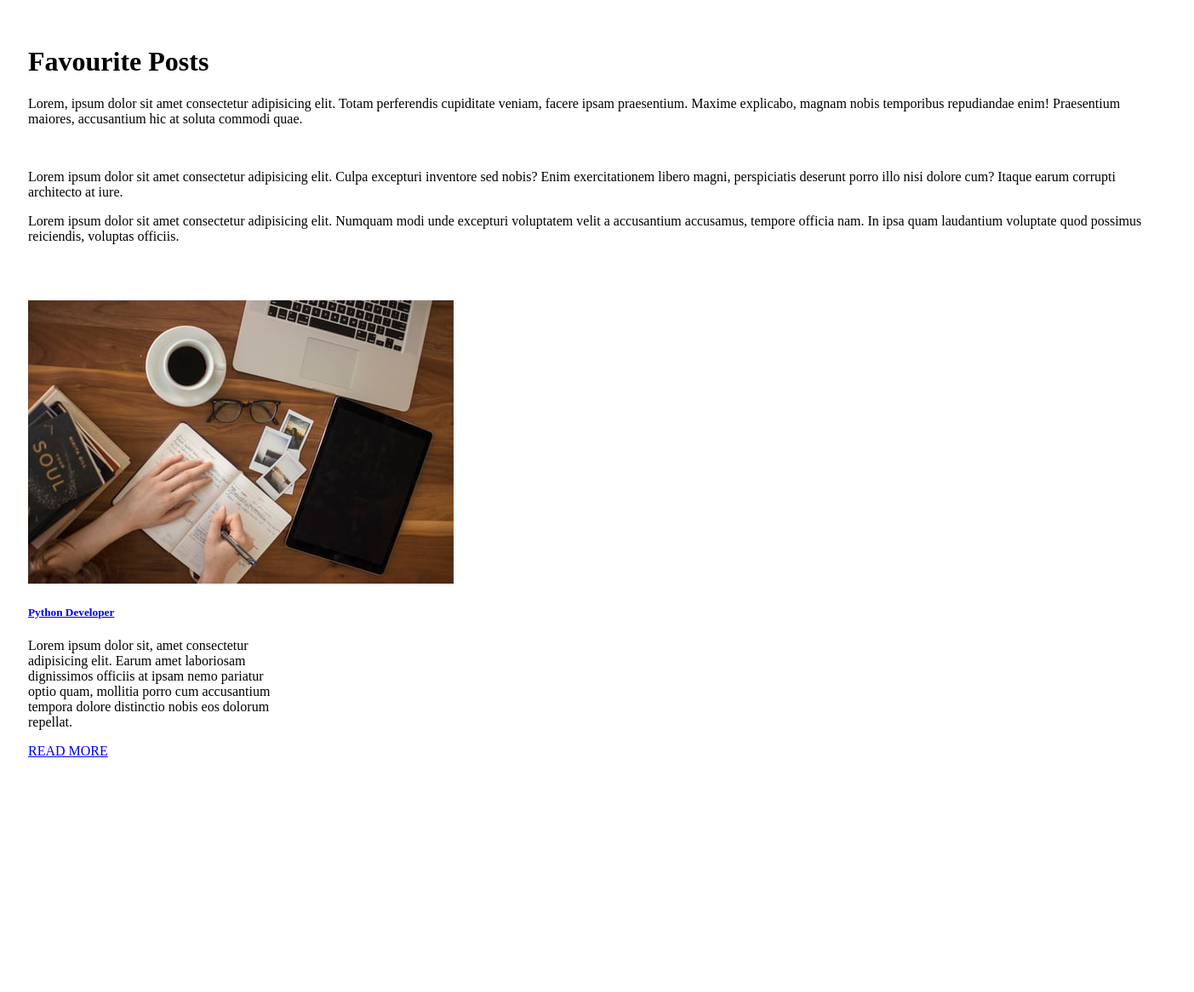
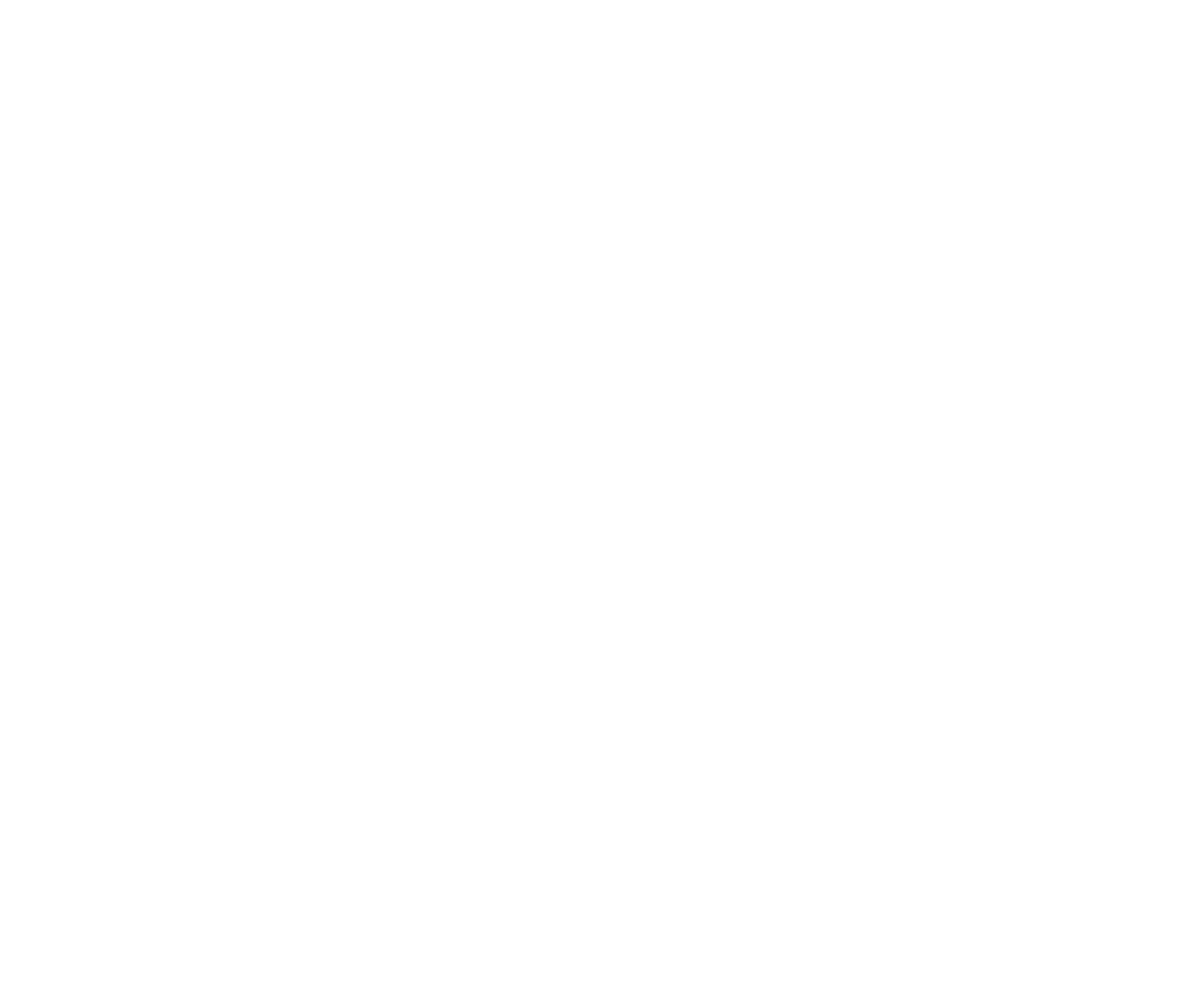
Screenshot of /blog/favourites/ (signed in) with the database file from the repository (2 pictures, top to bottom).
### djaxifyapp/models.py (models this page shows, shortened)
class Post(models.Model):
    objects     = models.Manager()      #Default Manager
    published   = PublishedManager()  #Custom Model Manager
    STATUS_CHOICES = (
        ('draft','Draft'),
        ('published','Published'),
    )
    title       = models.CharField(max_length=100)
    slug        = models.SlugField(null=False, unique=True)
    overview    = models.TextField()
    timestamp   = models.DateTimeField(auto_now_add=True)
    updated     = models.DateTimeField(auto_now=True)
    content     = models.TextField()
    author      = models.ForeignKey(Author, on_delete=models.CASCADE)
    thumbnail   = models.ImageField()
    categories  = models.ManyToManyField(Category)
    featured    = models.BooleanField()
    status      = models.CharField(max_length=10, choices=STATUS_CHOICES, default='draft')
    likes       = models.ManyToManyField(User, blank=True, related_name='likes')
    favourite   = models.ManyToManyField(User, related_name='favourite', blank=True)
    class Meta:
        ordering = ['-id']
    def get_absolute_url(self):
        return reverse('post-detail', kwargs={'slug': self.slug})

### djaxifyapp/views.py (the view)
# urls.py: path('favourites/', post_favourite_list, name='post_favourite_list'),
def post_favourite_list(request):
    user = request.user
    favourite_posts = user.favourite.all()
    context = {
        'favourite_posts': favourite_posts,
    }
    return render(request, 'post_favourite_list.html', context)

### djaxify/templates/post_favourite_list.html
{% extends "base.html" %}
{% block content %}
<div class="container">
    <h1>Favourite Posts</h1>
    <p>Lorem, ipsum dolor sit amet consectetur adipisicing elit. Totam perferendis cupiditate veniam, facere ipsam praesentium. Maxime explicabo, magnam nobis temporibus repudiandae enim! Praesentium maiores, accusantium hic at soluta commodi quae.</p>
    <br>
    <p>Lorem ipsum dolor sit amet consectetur adipisicing elit. Culpa excepturi inventore sed nobis? Enim exercitationem libero magni, perspiciatis deserunt porro illo nisi dolore cum? Itaque earum corrupti architecto at iure.</p>
    <p>Lorem ipsum dolor sit amet consectetur adipisicing elit. Numquam modi unde excepturi voluptatem velit a accusantium accusamus, tempore officia nam. In ipsa quam laudantium voluptate quod possimus reiciendis, voluptas officiis.</p>
</div>
{% for favourite_post in favourite_posts %}
<div class="container cf">
    <div class="card blogcard bounce-up cf" style="width: 18rem;">
        <img class="card-img-top" src="{{ favourite_post.thumbnail.url }}" alt="Card image cap">
        <div class="card-body cf">
          <h5 class="card-title"><a href="{{ favourite_post.get_absolute_url }}">{{favourite_post.title}}</a></h5>
          <p class="card-text">{{favourite_post.overview}}</p>
          <a href="{{ favourite_post.get_absolute_url }}" class="btn btn-primary">READ MORE</a>
        </div>
      </div>
</div>
{% endfor %}
{% endblock content %}

### djaxify/templates/base.html (style rules this page uses)
*, *:before, *:after { box-sizing: border-box; -moz-box-sizing: border-box; -webkit-box-sizing: border-box; }
.cf:before, .cf:after { content: " "; display: table; }
.cf:after { clear: both; }
.container { position: relative; padding: 25px; }
.container:last-of-type { padding-top: 0px; }
.blogcard { position: relative; width: 100%; margin: 0% 1.33 2.66% 1.33%; }
.bounce-up { opacity: 0; -moz-transition: all 400ms ease-out; -webkit-transition: all 400ms ease-out; -o-transition: all 400ms ease-out; transition: all 400ms ease-out; -moz-transform: translate3d(0px, 100px, 0px); -webkit-transform: translate3d(0px, 100px, 0px); -o-transform: translate(0px, 100px); -ms-transform: translate(0px, 100px); transform: translate3d(0px, 100, 0px); -webkit-backface-visibility: hidden; -moz-backface-visibility: hidden; backface-visibility: hidden; }
.bounce-up.animate { opacity: 1; -moz-transform: translate3d(0px, 0px, 0px); -webkit-transform: translate3d(0px, 0px, 0px); -o-transform: translate(0px, 0px); -ms-transform: translate(0px, 0px); transform: translate3d(0px, 0px, 0px); }

### rows the page displays
Post: thumbnail (picture), title "Python Developer", overview "Lorem ipsum dolor sit, amet consectetur adipisicing elit. Earum amet laboriosam dignissimos officiis at ipsam nemo pariatur optio quam, mollitia porro cum accusantium tempora dolore distinctio nobis eos dolorum repellat."
